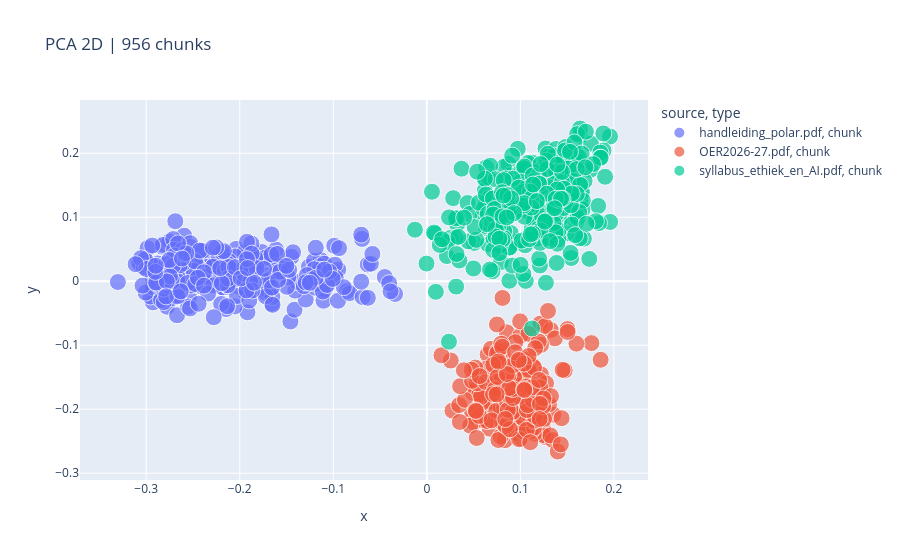

Notebook source saved alongside this figure:
### Markdown cell above
## 6. Plotting

A vector of 384 numbers can't be drawn, so we reduce it to 2 or 3 dimensions, a simplification.

- PCA is linear and fast. The displayed percentage indicates how much information the graph retains. If it is low, the graph may not accurately represent the actual distances.
- t-SNE keeps nearby points together. Focus only on which points are close to each other; distances between clusters are not meaningful.
- Color = PDF. Hover over a point to see its text, page number and faiss_id.

### Code cell
plot("pca", 2)

### Figure 1 — Plotly figure (JSON) as saved in the notebook; plotly's stock layout.template omitted (floating-point values rounded to 4 significant figures; data arrays with more than 128 entries replaced by an {"elided": "..."} marker saying what was removed)
{"data": [{"customdata": {"elided": "317x4 mixed values"}, "hovertemplate": "<b>%{hovertext}</b><br><br>source=handleiding_polar.pdf<br>type=%{customdata[2]}<br>pages=%{customdata[0]}<br>faiss_id=%{customdata[1]}<extra></extra>", "hovertext": {"elided": "317 str values"}, "legendgroup": "handleiding_polar.pdf, chunk", "marker": {"color": "#636efa", "size": {"elided": "317 int values"}, "sizemode": "area", "sizeref": 0.02778, "symbol": "circle"}, "mode": "markers", "name": "handleiding_polar.pdf, chunk", "orientation": "v", "showlegend": true, "type": "scatter", "x": {"elided": "317 float values"}, "xaxis": "x", "y": {"elided": "317 float values"}, "yaxis": "y"}, {"customdata": {"elided": "274x4 mixed values"}, "hovertemplate": "<b>%{hovertext}</b><br><br>source=OER2026-27.pdf<br>type=%{customdata[2]}<br>pages=%{customdata[0]}<br>faiss_id=%{customdata[1]}<extra></extra>", "hovertext": {"elided": "274 str values"}, "legendgroup": "OER2026-27.pdf, chunk", "marker": {"color": "#EF553B", "size": {"elided": "274 int values"}, "sizemode": "area", "sizeref": 0.02778, "symbol": "circle"}, "mode": "markers", "name": "OER2026-27.pdf, chunk", "orientation": "v", "showlegend": true, "type": "scatter", "x": {"elided": "274 float values"}, "xaxis": "x", "y": {"elided": "274 float values"}, "yaxis": "y"}, {"customdata": {"elided": "365x4 mixed values"}, "hovertemplate": "<b>%{hovertext}</b><br><br>source=syllabus_ethiek_en_AI.pdf<br>type=%{customdata[2]}<br>pages=%{customdata[0]}<br>faiss_id=%{customdata[1]}<extra></extra>", "hovertext": {"elided": "365 str values"}, "legendgroup": "syllabus_ethiek_en_AI.pdf, chunk", "marker": {"color": "#00cc96", "size": {"elided": "365 int values"}, "sizemode": "area", "sizeref": 0.02778, "symbol": "circle"}, "mode": "markers", "name": "syllabus_ethiek_en_AI.pdf, chunk", "orientation": "v", "showlegend": true, "type": "scatter", "x": {"elided": "365 float values"}, "xaxis": "x", "y": {"elided": "365 float values"}, "yaxis": "y"}], "layout": {"legend": {"itemsizing": "constant", "title": {"text": "source, type"}, "tracegroupgap": 0}, "title": {"text": "PCA 2D | 956 chunks"}, "xaxis": {"anchor": "y", "domain": [0, 1], "title": {"text": "x"}}, "yaxis": {"anchor": "x", "domain": [0, 1], "title": {"text": "y"}}}}
